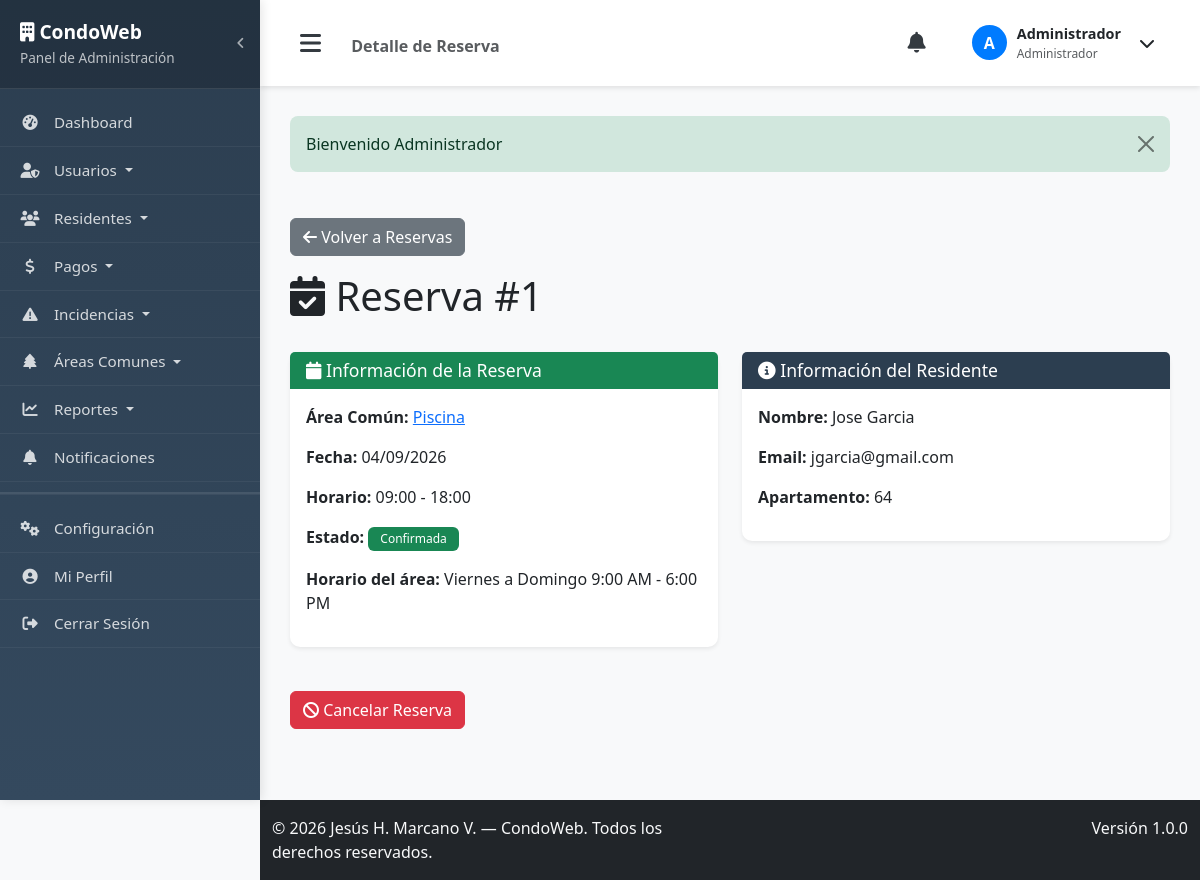
Screenshot of /reservations/show/1 (signed in) with the database file from the repository.
### tables this page shows
CREATE TABLE `reservas` (
  `id` int(11) NOT NULL AUTO_INCREMENT,
  `area_comun_id` int(11) NOT NULL,
  `residente_id` int(11) NOT NULL,
  `fecha_reserva` date NOT NULL,
  `hora_inicio` time NOT NULL,
  `hora_fin` time NOT NULL,
  `estado` enum('confirmada','cancelada','completada') DEFAULT 'confirmada',
  `created_at` timestamp NOT NULL DEFAULT current_timestamp(),
  `updated_at` timestamp NOT NULL DEFAULT current_timestamp() ON UPDATE current_timestamp(),
  PRIMARY KEY (`id`),
  KEY `idx_reservas_area_comun_id` (`area_comun_id`),
  KEY `idx_reservas_residente_id` (`residente_id`),
  CONSTRAINT `reservas_ibfk_1` FOREIGN KEY (`area_comun_id`) REFERENCES `areas_comunes` (`id`) ON DELETE CASCADE,
  CONSTRAINT `reservas_ibfk_2` FOREIGN KEY (`residente_id`) REFERENCES `residentes` (`id`) ON DELETE CASCADE
);

CREATE TABLE `areas_comunes` (
  `id` int(11) NOT NULL AUTO_INCREMENT,
  `nombre` varchar(100) NOT NULL,
  `descripcion` text DEFAULT NULL,
  `capacidad` int(11) DEFAULT NULL,
  `horario_disponible` varchar(100) DEFAULT NULL,
  `estado` enum('disponible','mantenimiento','no_disponible') DEFAULT 'disponible',
  `created_at` timestamp NOT NULL DEFAULT current_timestamp(),
  `updated_at` timestamp NOT NULL DEFAULT current_timestamp() ON UPDATE current_timestamp(),
  PRIMARY KEY (`id`)
);

CREATE TABLE `usuarios` (
  `id` int(11) NOT NULL AUTO_INCREMENT,
  `nombre` varchar(100) NOT NULL,
  `email` varchar(100) NOT NULL,
  `password` varchar(255) NOT NULL,
  `rol` enum('admin','resident') NOT NULL,
  `telefono` varchar(20) DEFAULT NULL,
  `created_at` timestamp NOT NULL DEFAULT current_timestamp(),
  `updated_at` timestamp NOT NULL DEFAULT current_timestamp() ON UPDATE current_timestamp(),
  PRIMARY KEY (`id`),
  UNIQUE KEY `email` (`email`)
);

CREATE TABLE `residentes` (
  `id` int(11) NOT NULL AUTO_INCREMENT,
  `usuario_id` int(11) NOT NULL,
  `apartamento` varchar(10) NOT NULL,
  `piso` int(11) NOT NULL,
  `torre` varchar(50) DEFAULT NULL,
  `fecha_ingreso` date DEFAULT NULL,
  `estado` enum('activo','inactivo') DEFAULT 'activo',
  `created_at` timestamp NOT NULL DEFAULT current_timestamp(),
  `updated_at` timestamp NOT NULL DEFAULT current_timestamp() ON UPDATE current_timestamp(),
  PRIMARY KEY (`id`),
  UNIQUE KEY `usuario_id` (`usuario_id`),
  KEY `idx_residentes_usuario_id` (`usuario_id`),
  CONSTRAINT `residentes_ibfk_1` FOREIGN KEY (`usuario_id`) REFERENCES `usuarios` (`id`) ON DELETE CASCADE
);

### app/controllers/Controller.php (called while the page is built, shortened)
<?php
class Controller {
    public function __construct() {
        $database = new Database();
        $this->db = $database->getConnection();
    }
    protected function view($view, $data = []) {
        extract($data);
        require_once APP_PATH . '/views/' . $view . '.php';
    }
}
?>

### app/controllers/CommonAreaController.php (called while the page is built, shortened)
<?php
class CommonAreaController extends Controller {
    private $reservation;
    public function __construct() {
        $this->reservation = new Reservation($this->db);
    }
    public function showReservation($id) {
        $this->reservation->id = $id;
        $reservation_data = $this->reservation->readOne();
        $this->view('reservations/show', [
            'reservation' => $reservation_data,
            'is_admin' => isAdmin()
        ]);
    }
}
?>

### app/models/Reservation.php (called while the page is built, shortened)
<?php
class Reservation {
    private $conn;
    private $table_name = "reservas";
    public $id;
    public function __construct($db) {
        $this->conn = $db;
    }
    public function readOne() {
        $query = "SELECT rv.*,
                         ac.nombre as area_nombre, ac.descripcion as area_descripcion, ac.capacidad as area_capacidad, ac.horario_disponible as area_horario,
                         res.apartamento, u.nombre as residente_nombre, u.email as residente_email
                  FROM " . $this->table_name . " rv
                  LEFT JOIN areas_comunes ac ON rv.area_comun_id = ac.id
                  LEFT JOIN residentes res ON rv.residente_id = res.id
                  LEFT JOIN usuarios u ON res.usuario_id = u.id
                  WHERE rv.id = :id LIMIT 1";
        $stmt = $this->conn->prepare($query);
        $stmt->bindParam(":id", $this->id);
        $stmt->execute();
        return $stmt->fetch(PDO::FETCH_ASSOC);
    }
}
?>

### app/models/Database.php (called while the page is built, shortened)
<?php
class Database {
    private $host = DB_HOST;
    private $db_name = DB_NAME;
    private $username = DB_USER;
    private $password = DB_PASS;
    public function getConnection() {
        $this->conn = null;
        try {
            $this->conn = new PDO("mysql:host=" . $this->host . ";dbname=" . $this->db_name, $this->username, $this->password);
            $this->conn->exec("set names utf8");
            $this->conn->setAttribute(PDO::ATTR_ERRMODE, PDO::ERRMODE_EXCEPTION);
        } catch(PDOException $exception) {
            echo "Error de conexión: " . $exception->getMessage();
        }
        return $this->conn;
    }
}
?>

### config/catalogs.php (called while the page is built, shortened)
<?php
function getCatalogLabel($catalog, $key) {
    return $catalog[$key] ?? ucfirst($key);
}
?>

### app/views/reservations/show.php (the view, shortened to what this page needs)
<?php include APP_PATH . '/views/layouts/header.php'; ?>
<div class="row mb-4">
    <div class="col-12">
        <a href="<?= APP_URL ?>/reservations" class="btn btn-secondary mb-3">
            <i class="fas fa-arrow-left"></i> Volver a Reservas
        </a>
        <h1><i class="fas fa-calendar-check"></i> Reserva #<?= $reservation['id'] ?></h1>
    </div>
</div>
<div class="row">
    <div class="col-md-6">
        <div class="card">
            <div class="card-header bg-success text-white">
                <h5 class="mb-0"><i class="fas fa-calendar"></i> Información de la Reserva</h5>
            </div>
            <div class="card-body">
                <p><strong>Área Común:</strong>
                    <a href="<?= APP_URL ?>/common-areas/show/<?= $reservation['area_comun_id'] ?>"><?= htmlspecialchars($reservation['area_nombre']) ?></a>
                </p>
                <p><strong>Fecha:</strong> <?= date('d/m/Y', strtotime($reservation['fecha_reserva'])) ?></p>
                <p><strong>Horario:</strong> <?= date('H:i', strtotime($reservation['hora_inicio'])) ?> - <?= date('H:i', strtotime($reservation['hora_fin'])) ?></p>
                <p><strong>Estado:</strong>
                    <?php
                        $r_class = $reservation['estado'] == 'confirmada' ? 'success' : ($reservation['estado'] == 'completada' ? 'info' : 'danger');
                    ?>
                    <span class="badge bg-<?= $r_class ?>">
                        <?= getCatalogLabel(RESERVATION_STATUSES, $reservation['estado']) ?>
                    </span>
                </p>
                <?php if($reservation['area_horario']): ?>
                <p><strong>Horario del área:</strong> <?= htmlspecialchars($reservation['area_horario']) ?></p>
                <?php endif; ?>
            </div>
        </div>
    </div>
    <div class="col-md-6">
        <div class="card">
            <div class="card-header">
                <h5><i class="fas fa-info-circle"></i> Información del Residente</h5>
            </div>
            <div class="card-body">
                <p><strong>Nombre:</strong> <?= htmlspecialchars($reservation['residente_nombre']) ?></p>
                <p><strong>Email:</strong> <?= htmlspecialchars($reservation['residente_email']) ?></p>
                <p><strong>Apartamento:</strong> <?= htmlspecialchars($reservation['apartamento']) ?></p>
            </div>
        </div>
    </div>
</div>
<?php if($reservation['estado'] == 'confirmada'): ?>
<div class="row mt-4">
    <div class="col-12">
        <a href="<?= APP_URL ?>/reservations/cancel/<?= $reservation['id'] ?>"
           class="btn btn-danger"
           onclick="return confirm('¿Deseas cancelar esta reserva?')">
            <i class="fas fa-ban"></i> Cancelar Reserva
        </a>
    </div>
</div>
<?php endif; ?>
<?php include APP_PATH . '/views/layouts/footer.php'; ?>

### public/css/style.css (style rules this page uses)
:root { --primary-color: #007bff; --secondary-color: #6c757d; --success-color: #28a745; --danger-color: #dc3545; --warning-color: #ffc107; --info-color: #17a2b8; --light-color: #f8f9fa; --dark-color: #343a40; }
body { font-family: 'Segoe UI', Tahoma, Geneva, Verdana, sans-serif; background-color: #f8f9fa; }
.card { border: none; border-radius: 10px; box-shadow: 0 0.125rem 0.25rem rgba(0, 0, 0, 0.075); transition: all 0.3s ease; }
.card-header { background-color: #fff; border-bottom: 1px solid #dee2e6; font-weight: 600; }
.btn { border-radius: 6px; font-weight: 500; transition: all 0.3s ease; }
.badge { font-weight: 500; padding: 0.375rem 0.75rem; }
.card { margin-bottom: 20px; }
.card-header { background: #2c3e50; color: white; border-bottom: none; }
.card-header h5 { margin: 0; font-size: 1.1rem; }
.main-content > * { animation: fadeInUp 0.5s ease-out; }
.badge { padding: 6px 12px; font-weight: 500; border-radius: 6px; }

### rows the page displays
reservas: id "1", area_comun.nombre "Piscina", fecha_reserva "04/09/2026", hora_inicio "09:00", hora_fin "18:00", estado "Confirmada", area_comun.horario_disponible "Viernes a Domingo 9:00 AM - 6:00 PM", usuarios.nombre "Jose Garcia", usuarios.email "jgarcia@gmail.com", residente.apartamento "64"

### other values shown
APP_NAME "CondoWeb"
$page_title "Detalle de Reserva"
substr($_SESSION['user_name'], 0, 1) "A"
$_SESSION['user_name'] "Administrador"
$flash['message'] "Bienvenido Administrador"
APP_VERSION "1.0.0"
